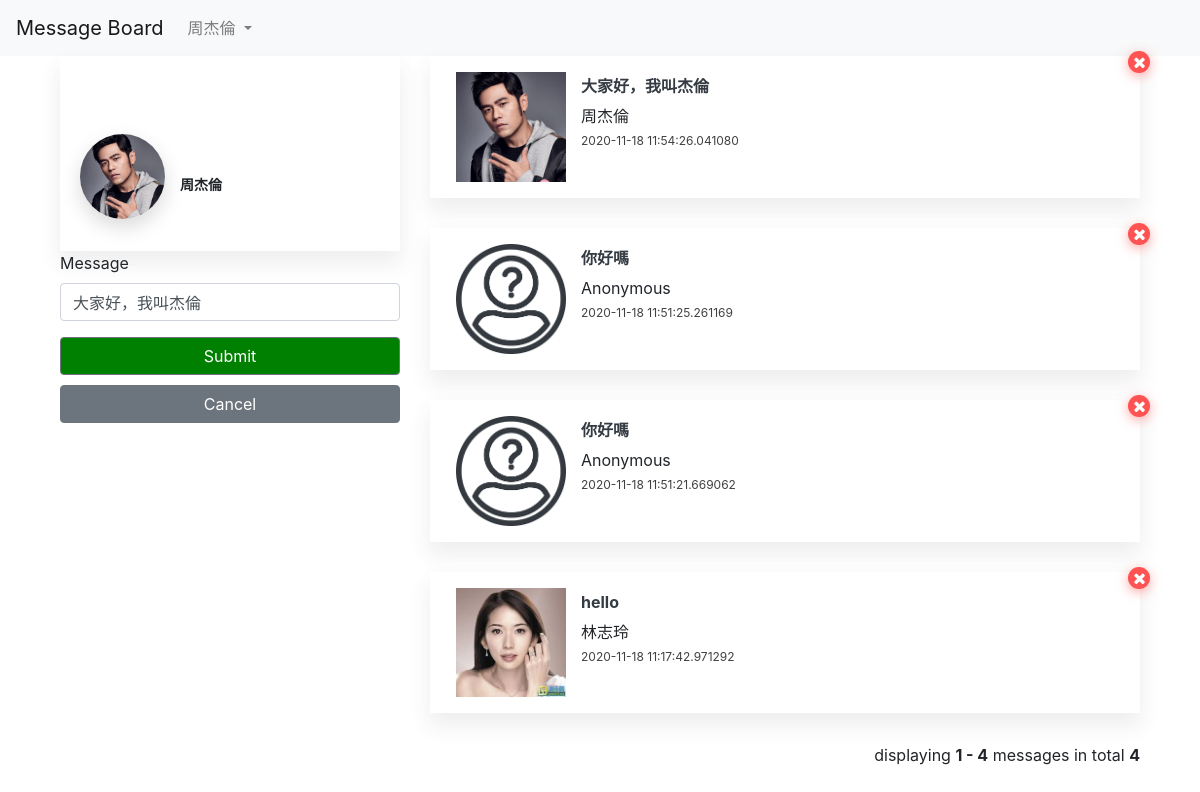
Screenshot of /message/1/update/4 (signed in) with the database file from the repository.
### models.py (models this page shows, shortened)
class User(db.Model):
    __tablename__ = 'users'
    id = db.Column(db.Integer, primary_key=True)
    account = db.Column(db.String(64), unique=True)
    password = db.Column(db.String(64))
    username = db.Column(db.String(64))

class Message(db.Model):
    __tablename__ = 'messages'
    id = db.Column(db.Integer, primary_key=True)
    owner = db.Column(db.String(64), db.ForeignKey('users.account')) # foreignkey: user
    senter = db.Column(db.String(64), db.ForeignKey('users.account')) # foreignkey: user
    message = db.Column(db.Text(64)) # no limit
    pub_date = db.Column(db.String, nullable=False,
                         default=datetime.now())
    owner_relationship = db.relationship('User', foreign_keys='Message.owner')
    senter_relationship = db.relationship('User', foreign_keys='Message.senter')

### app.py (the view)
@app.route('/message/<userid>/update/<messageid>', methods=['GET', 'POST']) # 修改留言
def update_message(userid, messageid):
    if 'account' in session:
        current_user = User.query.filter_by(account=session['account']).first()
    else:
        current_user = User.query.filter_by(username='Anonymous').first()
    owner = User.query.get(userid)
    form = MessageForm()
    messages = Message.query.filter_by(owner = owner.account).order_by(Message.id.desc()).all()
    search = False
    q = request.args.get('q')
    if q:
        search = True
    page = request.args.get(get_page_parameter(), type=int, default=1)
    pagination = Pagination(page=page, per_page=4 ,total=len(messages), bs_version=4, search=search, record_name='messages')
    pagination_items = Message.query.filter_by(owner = owner.account).order_by(Message.id.desc()).paginate(page=page, per_page=4)
    pagination_items = pagination_items.items
    message_update = Message.query.get(messageid)
    if current_user.username == "Anonymous" or current_user.account != message_update.senter:
        return redirect(url_for('message', userid=userid))
    if form.validate_on_submit() and message_update.senter == current_user.account:
        message_update.message = form.message.data
        message_update.pub_date = datetime.now()
        db.session.add(message_update)
        db.session.commit()
        return redirect(url_for('message', userid=userid))
    content = {'owner': owner, 'form': form, 'messages': messages,
               'pagination': pagination, 'pagination_items': pagination_items,
               'current_user': current_user, 'userid': userid, 'message_update': message_update}
    return render_template('update.html', **content)

### form.py
class MessageForm(FlaskForm):
    message = StringField('Message', validators=[
        validators.DataRequired(),
    ])

### templates/update.html (shortened to what this page needs)
{% extends 'main.html' %}
{% import "bootstrap/wtf.html" as wtf %}
{% block content %}
<link href="https://maxcdn.bootstrapcdn.com/font-awesome/4.3.0/css/font-awesome.min.css" rel="stylesheet">
<link rel="stylesheet" href="{{ url_for('static',    filename='message.css') }}">
<div class="container mb-4">
    <div class="row">
        <div class="col-lg-4 pb-5">
            <div class="author-card pb-3">
                <div class="author-card-cover" style="background-image: url(https://bootdey.com/img/Content/flores-amarillas-wallpaper.jpeg);"></div>
                <div class="author-card-profile">
                    <div class="author-card-avatar"><img src="/static/images/{{ owner.account }}.jpg" alt="Daniel Adams">
                    </div>
                    <div class="author-card-details">
                        <h5 class="author-card-name text-lg">{{ owner.username}}</h5>
                    </div>
                </div>
            </div>
            <div class="wizard">
                <nav class="list-group list-group-flush">
                    <form action method="post">
                        {{ wtf.form_field(form.message) }}
                        <div class='wrapper'>
                        <button id="submit" class="btn btn-secondary" style="width:340px; background-color: green;" type="submit" value="Submit">Submit</button>
                        <button id="cancel" onclick="javascript:location.href='/message/{{userid}}'" class="btn btn-secondary" type="button" style="width:340px; margin-top:10px;">Cancel</button>
                        </div>
                    </form>
                </nav>
            </div>
        </div>
        <div class="col-lg-8 pb-5">
            {% for message in pagination_items %}
                <div class="cart-item d-md-flex justify-content-between"><span class="remove-item" onclick="javascript:location.href='/message/delete/{{message.id}}'" ><i class="fa fa-times"></i></span>
                    <div class="px-3 my-3">
                        <a class="cart-item-product">
                            <div class="cart-item-product-thumb"><img src="/static/images/{{ message.senter }}.jpg" alt="Product"></div>
                            <div class="cart-item-product-info">
                                <h4 class="cart-item-product-title" id="{{ message.id }}" data-senter="{{ message.senter }}" data-owner="{{ message.owner }}" data-message="{{ message.message }}" onclick="myFunc({{ message.id }})">{{ message.message }}</h4>
                                <div class="text-lg text-body font-weight-medium pb-1">{{ message.senter_relationship.username}}
                                </div><span>{{ message.pub_date}}</span>
                            </div>
                        </a>
                    </div>
                </div>
            {% endfor %}
                <div class="text-right">
                    <ul class="pagination pagination-split mt-0 float-right">
                        {{ pagination.info }}
                    </ul>
                </div>
        </div>
    </div>
</div>
{% endblock content %}

### templates/main.html (shortened to what this page needs)
<!DOCTYPE html>
<html lang="en">
<head>
    <link rel="stylesheet" href="https://cdn.jsdelivr.net/npm/bootstrap@4.5.3/dist/css/bootstrap.min.css">
</head>
<body>
    <nav class="navbar navbar-expand-lg navbar-light bg-light">
        <a class="navbar-brand" href="{{ url_for('index') }}">Message Board</a>
      <div class="collapse navbar-collapse" id="navbarSupportedContent">
        <ul class="navbar-nav mr-auto">
          <li class="nav-item dropdown">
            <a class="nav-link dropdown-toggle" href="#" id="navbarDropdown" role="button" data-toggle="dropdown" aria-haspopup="true" aria-expanded="false">
                {{current_user.username}}
            </a>
          </li>
        </ul>
      </div>
    </nav>
    <div class="container">
        {% block content %}
        {% endblock content %}
    </div>
</body>
</html>

### static/message.css (style rules this page uses)
body { background-color: #FFFFFF }
.author-card { position: relative; padding-bottom: 48px; box-shadow: 0 12px 20px 1px rgba(64, 64, 64, .09); }
.author-card .author-card-cover { position: relative; width: 100%; height: 100px; background-position: center; background-repeat: no-repeat; background-size: cover; }
.author-card .author-card-cover::after { display: block; position: absolute; top: 0; left: 0; width: 100%; height: 100%; content: ''; opacity: 0.5; }
.author-card .author-card-profile { display: table; position: relative; margin-top: -22px; padding-right: 15px; padding-bottom: 16px; padding-left: 20px; z-index: 5; }
.author-card .author-card-profile .author-card-avatar, .author-card .author-card-profile .author-card-details { display: table-cell; vertical-align: middle; }
.author-card .author-card-profile .author-card-avatar { width: 85px; border-radius: 50%; box-shadow: 0 8px 20px 0 rgba(0, 0, 0, .15); overflow: hidden; }
.author-card .author-card-profile .author-card-avatar > img { display: block; width: 100%; }
.author-card .author-card-profile .author-card-details { padding-top: 20px; padding-left: 15px; }
.author-card .author-card-profile .author-card-name { margin-bottom: 2px; font-size: 14px; font-weight: bold; }
.cart-item { position: relative; margin-bottom: 30px; padding: 0 50px 0 10px; background-color: #fff; box-shadow: 0 12px 20px 1px rgba(64, 64, 64, .09); }
.cart-item .cart-item-product { display: table; width: 420px; text-decoration: none; }
.cart-item .cart-item-product-thumb, .cart-item .cart-item-product-info { display: table-cell; vertical-align: top; }
.cart-item .cart-item-product-thumb { width: 110px; }
.cart-item .cart-item-product-thumb > img { display: block; width: 100%; }
.cart-item .cart-item-product-info { padding-top: 5px; padding-left: 15px; }
.cart-item .cart-item-product-info > span { display: block; margin-bottom: 2px; color: #404040; font-size: 12px; }
.cart-item .cart-item-product-title { margin-bottom: 8px; transition: color, 0.3s; color: #343b43; font-size: 16px; font-weight: bold; }
.cart-item .remove-item { right: -10px !important; }
.remove-item { display: block; position: absolute; top: -5px; right: -5px; width: 22px; height: 22px; padding-left: 1px; border-radius: 50%; background-color: #ff5252; color: #fff; line-height: 23px; text-align: center; box-shadow: 0 3px 12px 0 rgba(255, 82, 82, .5); cursor: pointer; }

### rows the page displays
User: username "周杰倫"
Message: shows a picture, message "大家好，我叫杰倫", senter_relationship.username "周杰倫", pub_date "2020-11-18 11:54:26.041080"
Message: message "你好嗎", senter_relationship.username "Anonymous", pub_date "2020-11-18 11:51:25.261169"
Message: message "你好嗎", senter_relationship.username "Anonymous", pub_date "2020-11-18 11:51:21.669062"
Message: shows a picture, message "hello", senter_relationship.username "林志玲", pub_date "2020-11-18 11:17:42.971292"

### other values shown
{{ pagination.info }} "displaying 1 - 4 messages in total 4"
